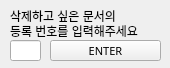
<?xml version="1.0" encoding="UTF-8"?>
<ui version="4.0">
 <class>Form</class>
 <widget class="QWidget" name="Form">
  <property name="geometry">
   <rect>
    <x>0</x>
    <y>0</y>
    <width>170</width>
    <height>68</height>
   </rect>
  </property>
  <property name="windowTitle">
   <string>Delete_INPUT</string>
  </property>
  <widget class="QLabel" name="nothing">
   <property name="geometry">
    <rect>
     <x>10</x>
     <y>0</y>
     <width>121</width>
     <height>31</height>
    </rect>
   </property>
   <property name="text">
    <string>삭제하고 싶은 문서의 </string>
   </property>
  </widget>
  <widget class="QLineEdit" name="DeleteInput">
   <property name="geometry">
    <rect>
     <x>10</x>
     <y>40</y>
     <width>31</width>
     <height>21</height>
    </rect>
   </property>
   <property name="text">
    <string/>
   </property>
  </widget>
  <widget class="QPushButton" name="EnterButton">
   <property name="geometry">
    <rect>
     <x>50</x>
     <y>40</y>
     <width>111</width>
     <height>21</height>
    </rect>
   </property>
   <property name="font">
    <font>
     <family>Agency FB</family>
     <pointsize>8</pointsize>
    </font>
   </property>
   <property name="text">
    <string>ENTER</string>
   </property>
  </widget>
  <widget class="QLabel" name="nothing_2">
   <property name="geometry">
    <rect>
     <x>10</x>
     <y>20</y>
     <width>151</width>
     <height>21</height>
    </rect>
   </property>
   <property name="text">
    <string>등록 번호를 입력해주세요</string>
   </property>
  </widget>
 </widget>
 <resources/>
 <connections/>
</ui>
